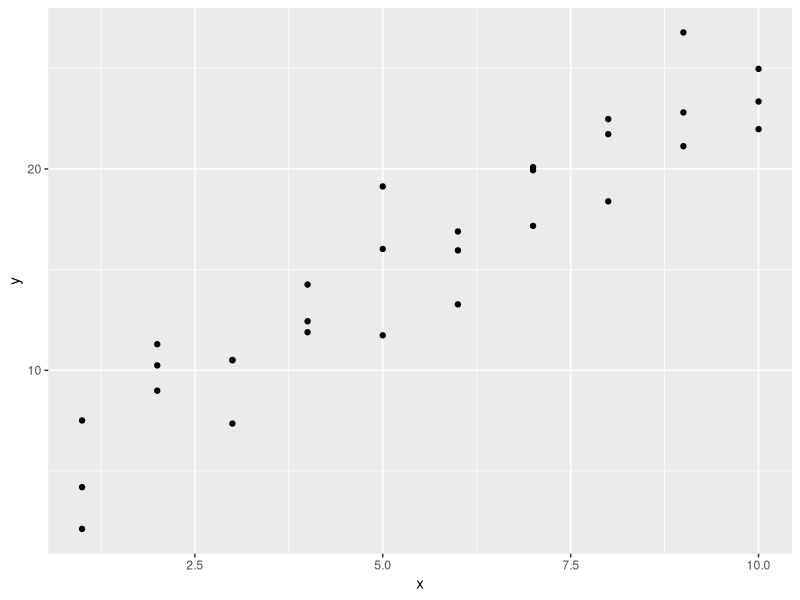
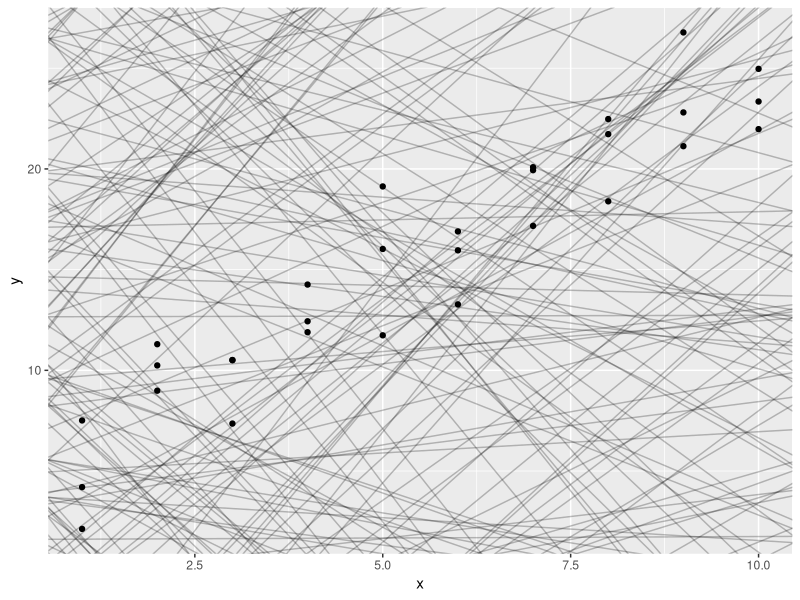
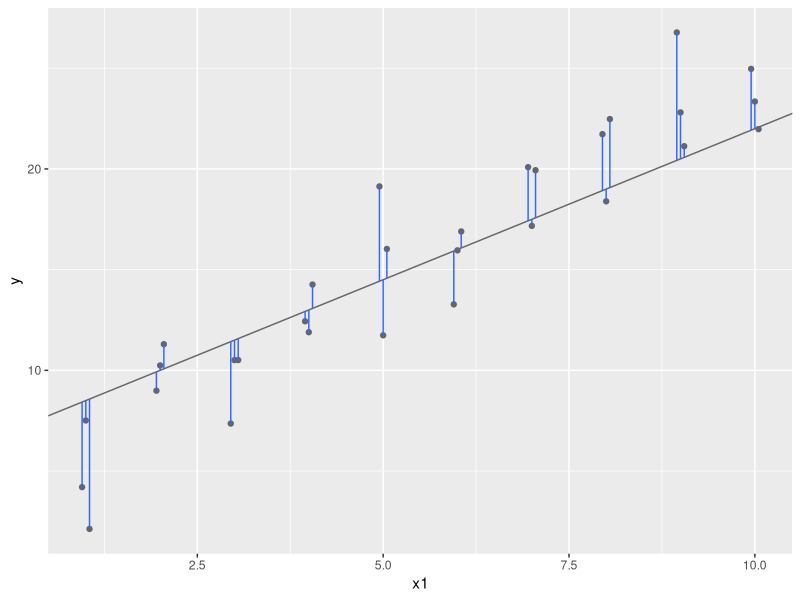
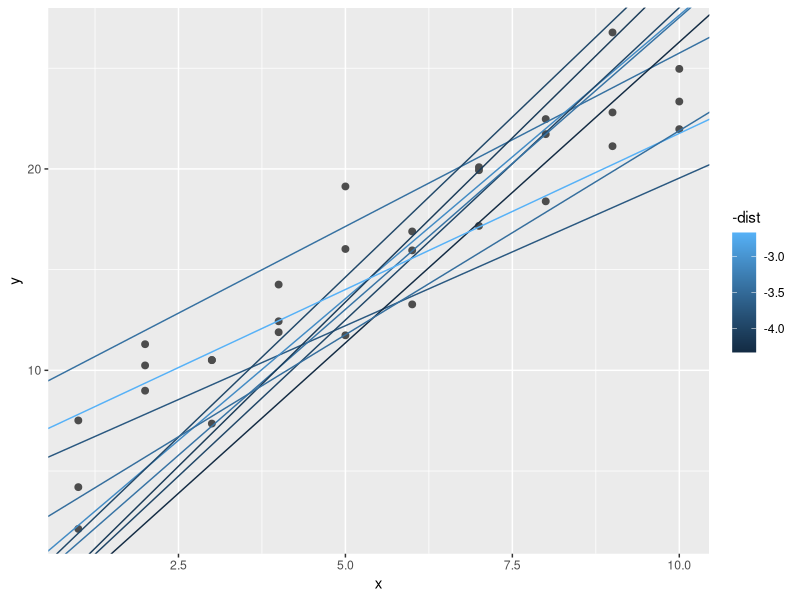
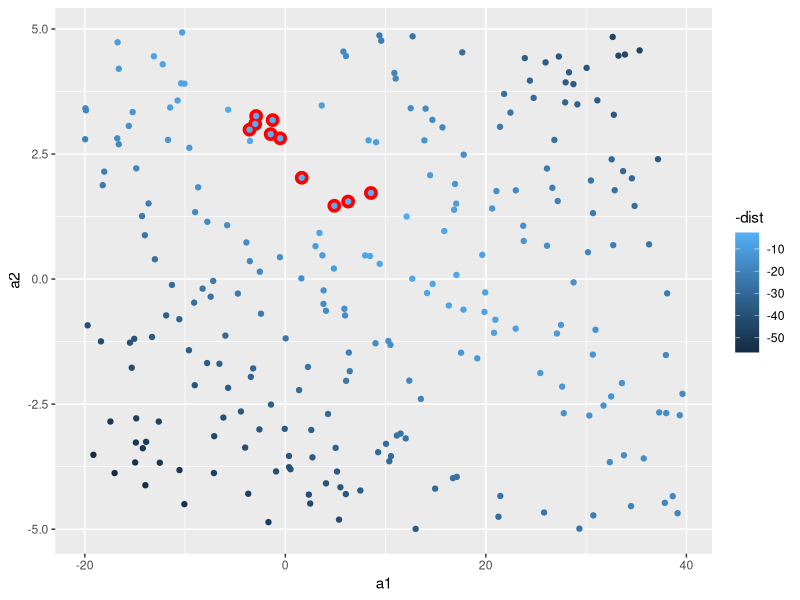
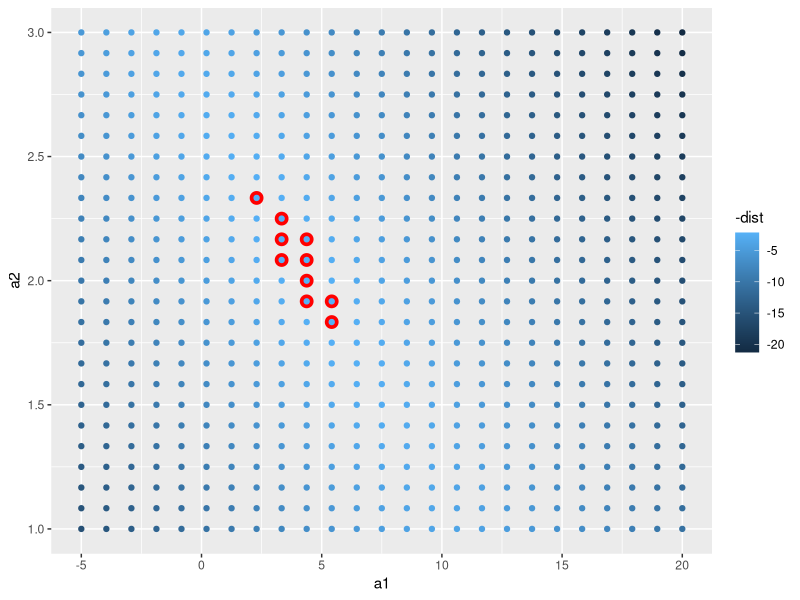
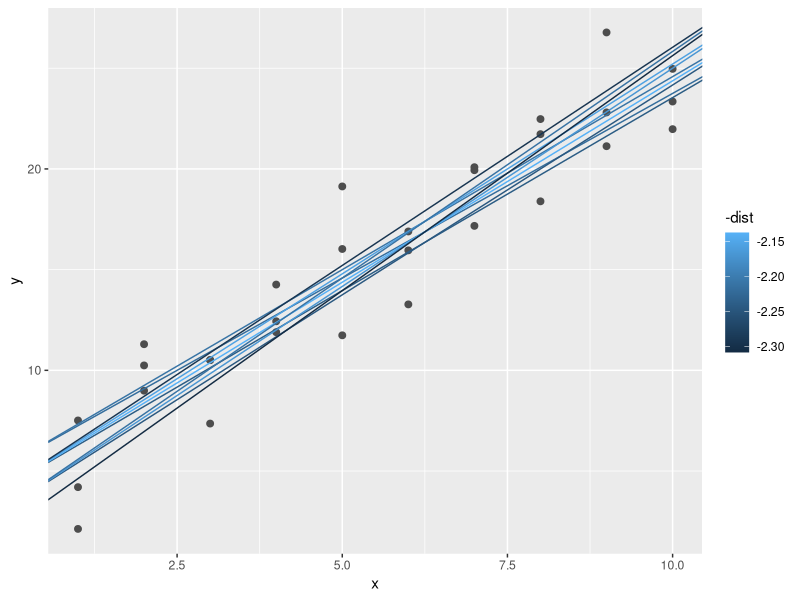
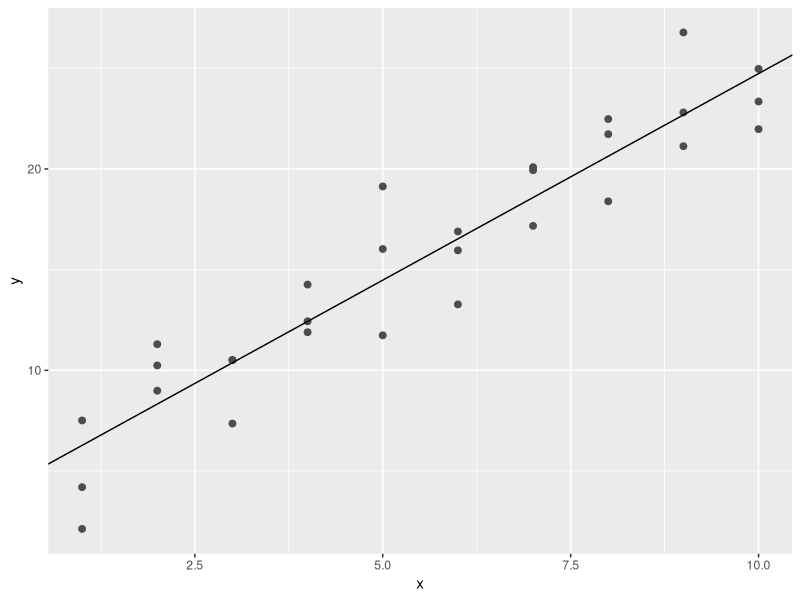

The R script that drew these images, in order: (Note: this script raises an error after producing the figures.)
## ---- chunk 1
library(tidyverse)

library(modelr)
options(na.action = na.warn)
## ---- chunk 2
ggplot(sim1, aes(x, y)) +
  geom_point()
## ---- chunk 3
modelos <- tibble(
  a1 = runif(250, -20, 40),
  a2 = runif(250, -5, 5)
)

ggplot(sim1, aes(x, y)) +
  geom_abline(aes(intercept = a1, slope = a2), data = modelos, alpha = 1 / 4) +
  geom_point()
## ---- chunk 4
dist1 <- sim1 %>%
  mutate(
    dodge = rep(c(-1, 0, 1) / 20, 10),
    x1 = x + dodge,
    pred = 7 + x1 * 1.5
  )

ggplot(dist1, aes(x1, y)) +
  geom_abline(intercept = 7, slope = 1.5, colour = "grey40") +
  geom_point(colour = "grey40") +
  geom_linerange(aes(ymin = y, ymax = pred), colour = "#3366FF")
## ---- chunk 5
model1 <- function(a, data) {
  a[1] + data$x * a[2]
}
model1(c(7, 1.5), sim1)
## ---- chunk 6
measure_distance <- function(mod, data) {
  diff <- data$y - model1(mod, data)
  sqrt(mean(diff^2))
}
measure_distance(c(7, 1.5), sim1)
## ---- chunk 7
sim1_dist <- function(a1, a2) {
  measure_distance(c(a1, a2), sim1)
}

modelos <- modelos %>%
  mutate(dist = purrr::map2_dbl(a1, a2, sim1_dist))
modelos
## ---- chunk 8
ggplot(sim1, aes(x, y)) +
  geom_point(size = 2, colour = "grey30") +
  geom_abline(
    aes(intercept = a1, slope = a2, colour = -dist),
    data = filter(modelos, rank(dist) <= 10)
  )
## ---- chunk 9
ggplot(modelos, aes(a1, a2)) +
  geom_point(data = filter(modelos, rank(dist) <= 10), size = 4, colour = "red") +
  geom_point(aes(colour = -dist))
## ---- chunk 10
grid <- expand.grid(
  a1 = seq(-5, 20, length = 25),
  a2 = seq(1, 3, length = 25)
) %>%
  mutate(dist = purrr::map2_dbl(a1, a2, sim1_dist))

grid %>%
  ggplot(aes(a1, a2)) +
  geom_point(data = filter(grid, rank(dist) <= 10), size = 4, colour = "red") +
  geom_point(aes(colour = -dist))
## ---- chunk 11
ggplot(sim1, aes(x, y)) +
  geom_point(size = 2, colour = "grey30") +
  geom_abline(
    aes(intercept = a1, slope = a2, colour = -dist),
    data = filter(grid, rank(dist) <= 10)
  )
## ---- chunk 12
best <- optim(c(0, 0), measure_distance, data = sim1)
best$par

ggplot(sim1, aes(x, y)) +
  geom_point(size = 2, colour = "grey30") +
  geom_abline(intercept = best$par[1], slope = best$par[2])
## ---- chunk 13
sim1_mod <- lm(y ~ x, data = sim1)
coef(sim1_mod)
## ---- chunk 14
sim1a <- tibble(
  x = rep(1:10, each = 3),
  y = x * 1.5 + 6 + rt(length(x), df = 2)
)
## ---- chunk 15
measure_distance <- function(mod, data) {
  diff <- data$y - model1(mod, data)
  mean(abs(diff))
}
## ---- chunk 16
model1 <- function(a, data) {
  a[1] + data$x * a[2] + a[3]
}
## ---- chunk 17
grid <- sim1 %>%
  data_grid(x)
grid
## ---- chunk 18
grid <- grid %>%
  add_predictions(sim1_mod)
grid
## ---- chunk 19
ggplot(sim1, aes(x)) +
  geom_point(aes(y = y)) +
  geom_line(aes(y = pred), data = grid, colour = "red", size = 1)
## ---- chunk 20
sim1 <- sim1 %>%
  add_residuals(sim1_mod)
sim1
## ---- chunk 21
ggplot(sim1, aes(resid)) +
  geom_freqpoly(binwidth = 0.5)
## ---- chunk 22
ggplot(sim1, aes(x, resid)) +
  geom_ref_line(h = 0) +
  geom_point()
## ---- chunk 23
df <- tribble(
  ~y, ~x1, ~x2,
  4, 2, 5,
  5, 1, 6
)
model_matrix(df, y ~ x1)
## ---- chunk 24
model_matrix(df, y ~ x1 - 1)
## ---- chunk 25
model_matrix(df, y ~ x1 + x2)
## ---- chunk 26
df <- tribble(
  ~genero, ~respuesta,
  "masculino", 1,
  "femenino", 2,
  "masculino", 1
)
model_matrix(df, respuesta ~ genero)
## ---- chunk 27
ggplot(sim2) +
  geom_point(aes(x, y))
## ---- chunk 28
mod2 <- lm(y ~ x, data = sim2)

grid <- sim2 %>%
  data_grid(x) %>%
  add_predictions(mod2)
grid
## ---- chunk 29
ggplot(sim2, aes(x)) +
  geom_point(aes(y = y)) +
  geom_point(data = grid, aes(y = pred), colour = "red", size = 4)
## ---- chunk 30
tibble(x = "e") %>%
  add_predictions(mod2)
## ---- chunk 31
ggplot(sim3, aes(x1, y)) +
  geom_point(aes(colour = x2))
## ---- chunk 32
mod1 <- lm(y ~ x1 + x2, data = sim3)
mod2 <- lm(y ~ x1 * x2, data = sim3)
## ---- chunk 33
grid <- sim3 %>%
  data_grid(x1, x2) %>%
  gather_predictions(mod1, mod2)
grid
## ---- chunk 34
ggplot(sim3, aes(x1, y, colour = x2)) +
  geom_point() +
  geom_line(data = grid, aes(y = pred)) +
  facet_wrap(~model)
## ---- chunk 35
sim3 <- sim3 %>%
  gather_residuals(mod1, mod2)

ggplot(sim3, aes(x1, resid, colour = x2)) +
  geom_point() +
  facet_grid(model ~ x2)
## ---- chunk 36
mod1 <- lm(y ~ x1 + x2, data = sim4)
mod2 <- lm(y ~ x1 * x2, data = sim4)

grid <- sim4 %>%
  data_grid(
    x1 = seq_range(x1, 5),
    x2 = seq_range(x2, 5)
  ) %>%
  gather_predictions(mod1, mod2)
grid
## ---- chunk 37
seq_range(c(0.0123, 0.923423), n = 5)
seq_range(c(0.0123, 0.923423), n = 5, pretty = TRUE)
## ---- chunk 38
x1 <- rcauchy(100)
seq_range(x1, n = 5)
seq_range(x1, n = 5, trim = 0.10)
seq_range(x1, n = 5, trim = 0.25)
seq_range(x1, n = 5, trim = 0.50)
## ---- chunk 39
x2 <- c(0, 1)
seq_range(x2, n = 5)
seq_range(x2, n = 5, expand = 0.10)
seq_range(x2, n = 5, expand = 0.25)
seq_range(x2, n = 5, expand = 0.50)
## ---- chunk 40
ggplot(grid, aes(x1, x2)) +
  geom_tile(aes(fill = pred)) +
  facet_wrap(~model)
## ---- chunk 41
ggplot(grid, aes(x1, pred, colour = x2, group = x2)) +
  geom_line() +
  facet_wrap(~model)
ggplot(grid, aes(x2, pred, colour = x1, group = x1)) +
  geom_line() +
  facet_wrap(~model)
## ---- chunk 42
df <- tribble(
  ~y, ~x,
  1, 1,
  2, 2,
  3, 3
)
model_matrix(df, y ~ x^2 + x)
model_matrix(df, y ~ I(x^2) + x)
## ---- chunk 43
model_matrix(df, y ~ poly(x, 2))
## ---- chunk 44
library(splines)
model_matrix(df, y ~ ns(x, 2))
## ---- chunk 45
sim5 <- tibble(
  x = seq(0, 3.5 * pi, length = 50),
  y = 4 * sin(x) + rnorm(length(x))
)

ggplot(sim5, aes(x, y)) +
  geom_point()
## ---- chunk 46
mod1 <- lm(y ~ splines::ns(x, 1), data = sim5)
mod2 <- lm(y ~ splines::ns(x, 2), data = sim5)
mod3 <- lm(y ~ splines::ns(x, 3), data = sim5)
mod4 <- lm(y ~ splines::ns(x, 4), data = sim5)
mod5 <- lm(y ~ splines::ns(x, 5), data = sim5)

grid <- sim5 %>%
  data_grid(x = seq_range(x, n = 50, expand = 0.1)) %>%
  gather_predictions(mod1, mod2, mod3, mod4, mod5, .pred = "y")

ggplot(sim5, aes(x, y)) +
  geom_point() +
  geom_line(data = grid, colour = "red") +
  facet_wrap(~model)
## ---- chunk 47
df <- tribble(
  ~x, ~y,
  1, 2.2,
  2, NA,
  3, 3.5,
  4, 8.3,
  NA, 10
)

mod <- lm(y ~ x, data = df)
## ---- chunk 48
mod <- lm(y ~ x, data = df, na.action = na.exclude)
## ---- chunk 49
nobs(mod)
